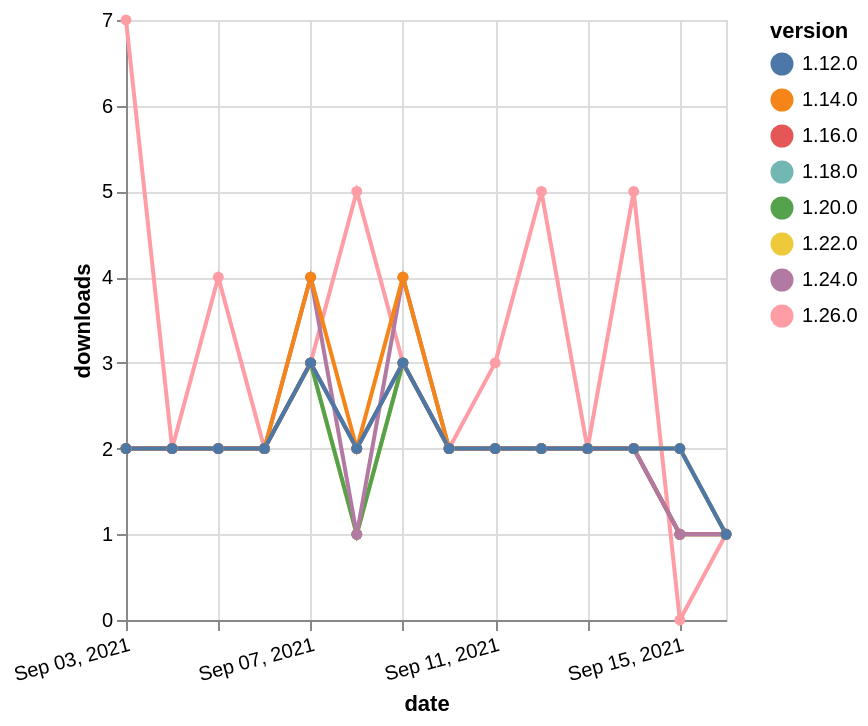

Here is the Vega-Lite specification saved for this chart:
### Vega-Lite specification from a JSON file in a GitHub repository (floating-point values rounded to 4 significant figures)
{"$schema": "https://vega.github.io/schema/vega-lite/v5.json", "description": "A simple bar chart with embedded data.", "data": {"values": [{"date": "2021-09-03", "total": 1708, "delta": 2, "version": "1.18.0"}, {"date": "2021-09-04", "total": 1710, "delta": 2, "version": "1.18.0"}, {"date": "2021-09-05", "total": 1712, "delta": 2, "version": "1.18.0"}, {"date": "2021-09-06", "total": 1714, "delta": 2, "version": "1.18.0"}, {"date": "2021-09-07", "total": 1717, "delta": 3, "version": "1.18.0"}, {"date": "2021-09-08", "total": 1719, "delta": 2, "version": "1.18.0"}, {"date": "2021-09-09", "total": 1722, "delta": 3, "version": "1.18.0"}, {"date": "2021-09-10", "total": 1724, "delta": 2, "version": "1.18.0"}, {"date": "2021-09-11", "total": 1726, "delta": 2, "version": "1.18.0"}, {"date": "2021-09-12", "total": 1728, "delta": 2, "version": "1.18.0"}, {"date": "2021-09-13", "total": 1730, "delta": 2, "version": "1.18.0"}, {"date": "2021-09-14", "total": 1732, "delta": 2, "version": "1.18.0"}, {"date": "2021-09-15", "total": 1734, "delta": 2, "version": "1.18.0"}, {"date": "2021-09-16", "total": 1735, "delta": 1, "version": "1.18.0"}, {"date": "2021-09-03", "total": 1024, "delta": 2, "version": "1.22.0"}, {"date": "2021-09-04", "total": 1026, "delta": 2, "version": "1.22.0"}, {"date": "2021-09-05", "total": 1028, "delta": 2, "version": "1.22.0"}, {"date": "2021-09-06", "total": 1030, "delta": 2, "version": "1.22.0"}, {"date": "2021-09-07", "total": 1033, "delta": 3, "version": "1.22.0"}, {"date": "2021-09-08", "total": 1034, "delta": 1, "version": "1.22.0"}, {"date": "2021-09-09", "total": 1037, "delta": 3, "version": "1.22.0"}, {"date": "2021-09-10", "total": 1039, "delta": 2, "version": "1.22.0"}, {"date": "2021-09-11", "total": 1041, "delta": 2, "version": "1.22.0"}, {"date": "2021-09-12", "total": 1043, "delta": 2, "version": "1.22.0"}, {"date": "2021-09-13", "total": 1045, "delta": 2, "version": "1.22.0"}, {"date": "2021-09-14", "total": 1047, "delta": 2, "version": "1.22.0"}, {"date": "2021-09-15", "total": 1048, "delta": 1, "version": "1.22.0"}, {"date": "2021-09-16", "total": 1049, "delta": 1, "version": "1.22.0"}, {"date": "2021-09-03", "total": 244, "delta": 7, "version": "1.26.0"}, {"date": "2021-09-04", "total": 246, "delta": 2, "version": "1.26.0"}, {"date": "2021-09-05", "total": 250, "delta": 4, "version": "1.26.0"}, {"date": "2021-09-06", "total": 252, "delta": 2, "version": "1.26.0"}, {"date": "2021-09-07", "total": 255, "delta": 3, "version": "1.26.0"}, {"date": "2021-09-08", "total": 260, "delta": 5, "version": "1.26.0"}, {"date": "2021-09-09", "total": 263, "delta": 3, "version": "1.26.0"}, {"date": "2021-09-10", "total": 265, "delta": 2, "version": "1.26.0"}, {"date": "2021-09-11", "total": 268, "delta": 3, "version": "1.26.0"}, {"date": "2021-09-12", "total": 273, "delta": 5, "version": "1.26.0"}, {"date": "2021-09-13", "total": 275, "delta": 2, "version": "1.26.0"}, {"date": "2021-09-14", "total": 280, "delta": 5, "version": "1.26.0"}, {"date": "2021-09-15", "total": 280, "delta": 0, "version": "1.26.0"}, {"date": "2021-09-16", "total": 281, "delta": 1, "version": "1.26.0"}, {"date": "2021-09-03", "total": 1508, "delta": 2, "version": "1.20.0"}, {"date": "2021-09-04", "total": 1510, "delta": 2, "version": "1.20.0"}, {"date": "2021-09-05", "total": 1512, "delta": 2, "version": "1.20.0"}, {"date": "2021-09-06", "total": 1514, "delta": 2, "version": "1.20.0"}, {"date": "2021-09-07", "total": 1517, "delta": 3, "version": "1.20.0"}, {"date": "2021-09-08", "total": 1518, "delta": 1, "version": "1.20.0"}, {"date": "2021-09-09", "total": 1521, "delta": 3, "version": "1.20.0"}, {"date": "2021-09-10", "total": 1523, "delta": 2, "version": "1.20.0"}, {"date": "2021-09-11", "total": 1525, "delta": 2, "version": "1.20.0"}, {"date": "2021-09-12", "total": 1527, "delta": 2, "version": "1.20.0"}, {"date": "2021-09-13", "total": 1529, "delta": 2, "version": "1.20.0"}, {"date": "2021-09-14", "total": 1531, "delta": 2, "version": "1.20.0"}, {"date": "2021-09-15", "total": 1532, "delta": 1, "version": "1.20.0"}, {"date": "2021-09-16", "total": 1533, "delta": 1, "version": "1.20.0"}, {"date": "2021-09-03", "total": 2101, "delta": 2, "version": "1.16.0"}, {"date": "2021-09-04", "total": 2103, "delta": 2, "version": "1.16.0"}, {"date": "2021-09-05", "total": 2105, "delta": 2, "version": "1.16.0"}, {"date": "2021-09-06", "total": 2107, "delta": 2, "version": "1.16.0"}, {"date": "2021-09-07", "total": 2110, "delta": 3, "version": "1.16.0"}, {"date": "2021-09-08", "total": 2112, "delta": 2, "version": "1.16.0"}, {"date": "2021-09-09", "total": 2115, "delta": 3, "version": "1.16.0"}, {"date": "2021-09-10", "total": 2117, "delta": 2, "version": "1.16.0"}, {"date": "2021-09-11", "total": 2119, "delta": 2, "version": "1.16.0"}, {"date": "2021-09-12", "total": 2121, "delta": 2, "version": "1.16.0"}, {"date": "2021-09-13", "total": 2123, "delta": 2, "version": "1.16.0"}, {"date": "2021-09-14", "total": 2125, "delta": 2, "version": "1.16.0"}, {"date": "2021-09-15", "total": 2126, "delta": 1, "version": "1.16.0"}, {"date": "2021-09-16", "total": 2127, "delta": 1, "version": "1.16.0"}, {"date": "2021-09-03", "total": 766, "delta": 2, "version": "1.24.0"}, {"date": "2021-09-04", "total": 768, "delta": 2, "version": "1.24.0"}, {"date": "2021-09-05", "total": 770, "delta": 2, "version": "1.24.0"}, {"date": "2021-09-06", "total": 772, "delta": 2, "version": "1.24.0"}, {"date": "2021-09-07", "total": 776, "delta": 4, "version": "1.24.0"}, {"date": "2021-09-08", "total": 777, "delta": 1, "version": "1.24.0"}, {"date": "2021-09-09", "total": 781, "delta": 4, "version": "1.24.0"}, {"date": "2021-09-10", "total": 783, "delta": 2, "version": "1.24.0"}, {"date": "2021-09-11", "total": 785, "delta": 2, "version": "1.24.0"}, {"date": "2021-09-12", "total": 787, "delta": 2, "version": "1.24.0"}, {"date": "2021-09-13", "total": 789, "delta": 2, "version": "1.24.0"}, {"date": "2021-09-14", "total": 791, "delta": 2, "version": "1.24.0"}, {"date": "2021-09-15", "total": 792, "delta": 1, "version": "1.24.0"}, {"date": "2021-09-16", "total": 793, "delta": 1, "version": "1.24.0"}, {"date": "2021-09-03", "total": 2548, "delta": 2, "version": "1.14.0"}, {"date": "2021-09-04", "total": 2550, "delta": 2, "version": "1.14.0"}, {"date": "2021-09-05", "total": 2552, "delta": 2, "version": "1.14.0"}, {"date": "2021-09-06", "total": 2554, "delta": 2, "version": "1.14.0"}, {"date": "2021-09-07", "total": 2558, "delta": 4, "version": "1.14.0"}, {"date": "2021-09-08", "total": 2560, "delta": 2, "version": "1.14.0"}, {"date": "2021-09-09", "total": 2564, "delta": 4, "version": "1.14.0"}, {"date": "2021-09-10", "total": 2566, "delta": 2, "version": "1.14.0"}, {"date": "2021-09-11", "total": 2568, "delta": 2, "version": "1.14.0"}, {"date": "2021-09-12", "total": 2570, "delta": 2, "version": "1.14.0"}, {"date": "2021-09-13", "total": 2572, "delta": 2, "version": "1.14.0"}, {"date": "2021-09-14", "total": 2574, "delta": 2, "version": "1.14.0"}, {"date": "2021-09-15", "total": 2576, "delta": 2, "version": "1.14.0"}, {"date": "2021-09-16", "total": 2577, "delta": 1, "version": "1.14.0"}, {"date": "2021-09-03", "total": 2325, "delta": 2, "version": "1.12.0"}, {"date": "2021-09-04", "total": 2327, "delta": 2, "version": "1.12.0"}, {"date": "2021-09-05", "total": 2329, "delta": 2, "version": "1.12.0"}, {"date": "2021-09-06", "total": 2331, "delta": 2, "version": "1.12.0"}, {"date": "2021-09-07", "total": 2334, "delta": 3, "version": "1.12.0"}, {"date": "2021-09-08", "total": 2336, "delta": 2, "version": "1.12.0"}, {"date": "2021-09-09", "total": 2339, "delta": 3, "version": "1.12.0"}, {"date": "2021-09-10", "total": 2341, "delta": 2, "version": "1.12.0"}, {"date": "2021-09-11", "total": 2343, "delta": 2, "version": "1.12.0"}, {"date": "2021-09-12", "total": 2345, "delta": 2, "version": "1.12.0"}, {"date": "2021-09-13", "total": 2347, "delta": 2, "version": "1.12.0"}, {"date": "2021-09-14", "total": 2349, "delta": 2, "version": "1.12.0"}, {"date": "2021-09-15", "total": 2351, "delta": 2, "version": "1.12.0"}, {"date": "2021-09-16", "total": 2352, "delta": 1, "version": "1.12.0"}]}, "width": "container", "mark": {"type": "line", "point": {"filled": true}}, "encoding": {"x": {"field": "date", "type": "temporal", "timeUnit": "yearmonthdate", "title": "date", "axis": {"labelAngle": -15}}, "y": {"field": "delta", "type": "quantitative", "title": "downloads"}, "color": {"field": "version", "type": "nominal"}, "tooltip": {"field": "delta"}}}
